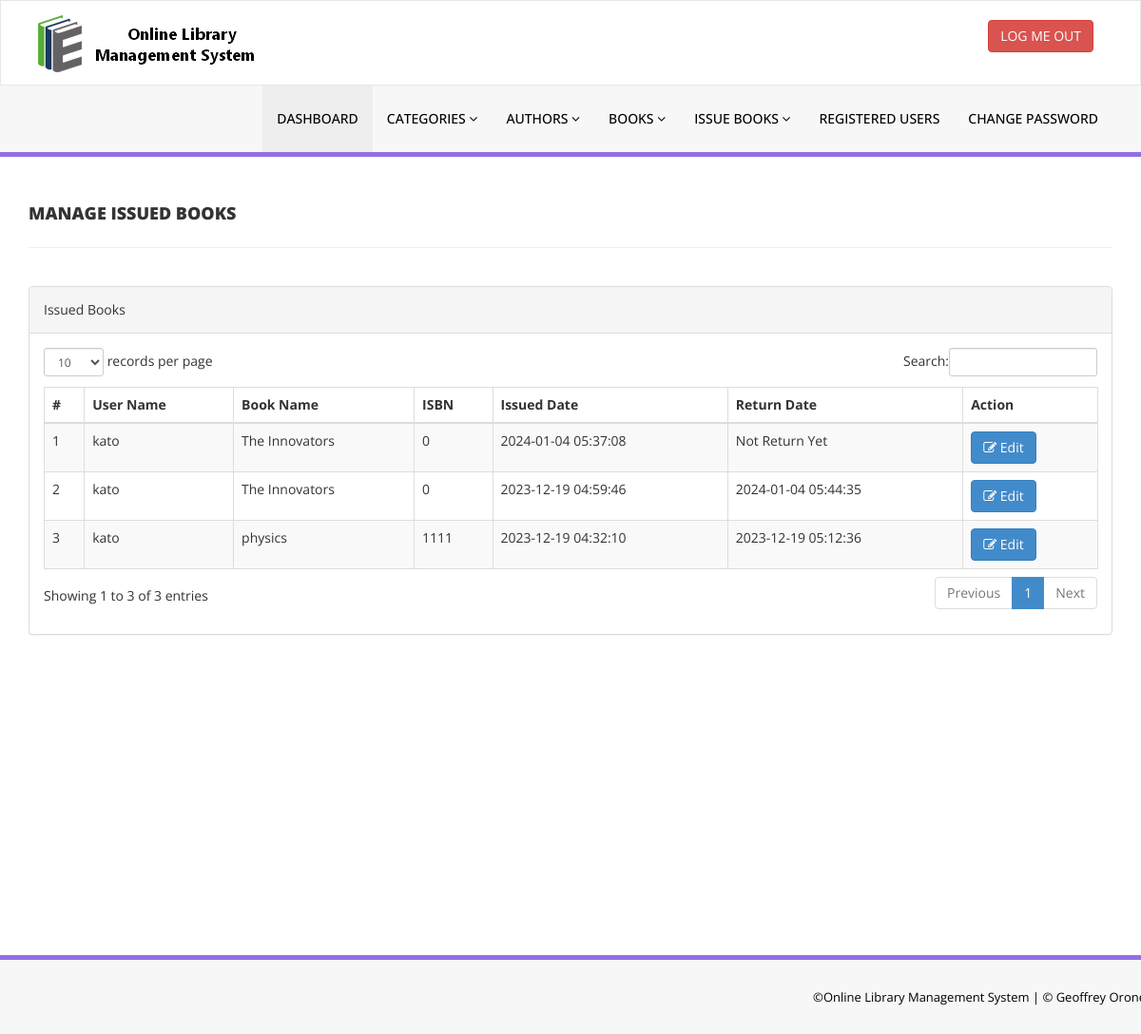
The app's page /library/admin/manage-issued-books.php (signed in) with its own data.
### tables this page shows
CREATE TABLE IF NOT EXISTS `tblissuedbookdetails` (
  `id` int NOT NULL AUTO_INCREMENT,
  `BookId` int DEFAULT NULL,
  `UserId` varchar(150) DEFAULT NULL,
  `IssuesDate` timestamp NULL DEFAULT CURRENT_TIMESTAMP,
  `ReturnDate` timestamp NULL DEFAULT NULL ON UPDATE CURRENT_TIMESTAMP,
  `RetrunStatus` int DEFAULT NULL,
  `fine` int DEFAULT NULL,
  PRIMARY KEY (`id`)
);

CREATE TABLE IF NOT EXISTS `tblusers` (
  `id` int NOT NULL AUTO_INCREMENT,
  `UserId` varchar(100) DEFAULT NULL,
  `FullName` varchar(120) DEFAULT NULL,
  `EmailId` varchar(120) DEFAULT NULL,
  `MobileNumber` char(11) DEFAULT NULL,
  `Password` varchar(120) DEFAULT NULL,
  `Status` int DEFAULT NULL,
  `RegDate` timestamp NULL DEFAULT CURRENT_TIMESTAMP,
  `UpdationDate` timestamp NULL DEFAULT NULL ON UPDATE CURRENT_TIMESTAMP,
  PRIMARY KEY (`id`),
  UNIQUE KEY `UserId` (`UserId`)
);

CREATE TABLE IF NOT EXISTS `tblbooks` (
  `id` int NOT NULL AUTO_INCREMENT,
  `BookName` varchar(255) DEFAULT NULL,
  `CatId` int DEFAULT NULL,
  `AuthorId` int DEFAULT NULL,
  `ISBNNumber` int DEFAULT NULL,
  `BookPrice` int DEFAULT NULL,
  `RegDate` timestamp NULL DEFAULT CURRENT_TIMESTAMP,
  `UpdationDate` timestamp NULL DEFAULT NULL ON UPDATE CURRENT_TIMESTAMP,
  PRIMARY KEY (`id`)
);

### library/admin/manage-issued-books.php (the view, shortened to what this page needs)
<?php
include('includes/config.php');
if(strlen($_SESSION['alogin'])==0)
    {
header('location:index.php');
}
else{
    ?>
<!DOCTYPE html>
<html xmlns="http://www.w3.org/1999/xhtml">
<head>
    <link href="assets/css/bootstrap.css" rel="stylesheet" />
    <link href="assets/css/font-awesome.css" rel="stylesheet" />
    <link href="assets/js/dataTables/dataTables.bootstrap.css" rel="stylesheet" />
    <link href="assets/css/style.css" rel="stylesheet" />
</head>
<body>
<?php include('includes/header.php');?>
    <div class="content-wrapper">
         <div class="container">
        <div class="row pad-botm">
            <div class="col-md-12">
                <h4 class="header-line">Manage Issued Books</h4>
    </div>
     <div class="row">
</div>
        </div>
            <div class="row">
                <div class="col-md-12">
                    <div class="panel panel-default">
                        <div class="panel-heading">
                          Issued Books
                        </div>
                        <div class="panel-body">
                            <div class="table-responsive">
                                <table class="table table-striped table-bordered table-hover" id="dataTables-example">
                                    <thead>
                                        <tr>
                                            <th>#</th>
                                            <th>User Name</th>
                                            <th>Book Name</th>
                                            <th>ISBN </th>
                                            <th>Issued Date</th>
                                            <th>Return Date</th>
                                            <th>Action</th>
                                        </tr>
                                    </thead>
                                    <tbody>
<?php $sql = "SELECT tblusers.FullName,tblbooks.BookName,tblbooks.ISBNNumber,tblissuedbookdetails.IssuesDate,tblissuedbookdetails.ReturnDate,tblissuedbookdetails.id as rid from  tblissuedbookdetails join tblusers on tblusers.UserId=tblissuedbookdetails.UserId join tblbooks on tblbooks.id=tblissuedbookdetails.BookId order by tblissuedbookdetails.id desc";
$query = $dbh -> prepare($sql);
$query->execute();
$results=$query->fetchAll(PDO::FETCH_OBJ);
$cnt=1;
if($query->rowCount() > 0)
{
foreach($results as $result)
{               ?>
                                        <tr class="odd gradeX">
                                            <td class="center"><?php echo htmlentities($cnt);?></td>
                                            <td class="center"><?php echo htmlentities($result->FullName);?></td>
                                            <td class="center"><?php echo htmlentities($result->BookName);?></td>
                                            <td class="center"><?php echo htmlentities($result->ISBNNumber);?></td>
                                            <td class="center"><?php echo htmlentities($result->IssuesDate);?></td>
                                            <td class="center"><?php if($result->ReturnDate=="")
                                            {
                                                echo htmlentities("Not Return Yet");
                                            } else {
                                            echo htmlentities($result->ReturnDate);
}
                                            ?></td>
                                            <td class="center">
                                            <a href="update-issue-bookdeails.php?rid=<?php echo htmlentities($result->rid);?>"><button class="btn btn-primary"><i class="fa fa-edit "></i> Edit</button>
                                            </td>
                                        </tr>
 <?php $cnt=$cnt+1;}} ?>
                                    </tbody>
                                </table>
                            </div>
                        </div>
                    </div>
                </div>
            </div>
    </div>
    </div>
  <?php include('includes/footer.php');?>
</body>
</html>
<?php } ?>

### library/admin/assets/css/style.css (style rules this page uses)
.content-wrapper { margin-top: 40px; min-height:800px; padding-bottom:90px; }
.header-line { font-weight:900; padding-bottom:25px; border-bottom:1px solid #eeeeee; text-transform:uppercase; }
.pad-botm { padding-bottom:30px; }

### records on screen
tblissuedbookdetails: tblusers.FullName "kato", BookId.BookName "The Innovators", BookId.ISBNNumber "0", IssuesDate "2024-01-04 05:37:08"
tblissuedbookdetails: tblusers.FullName "kato", BookId.BookName "The Innovators", BookId.ISBNNumber "0", IssuesDate "2023-12-19 04:59:46", ReturnDate "2024-01-04 05:44:35"
tblissuedbookdetails: tblusers.FullName "kato", BookId.BookName "physics", BookId.ISBNNumber "1111", IssuesDate "2023-12-19 04:32:10", ReturnDate "2023-12-19 05:12:36"
